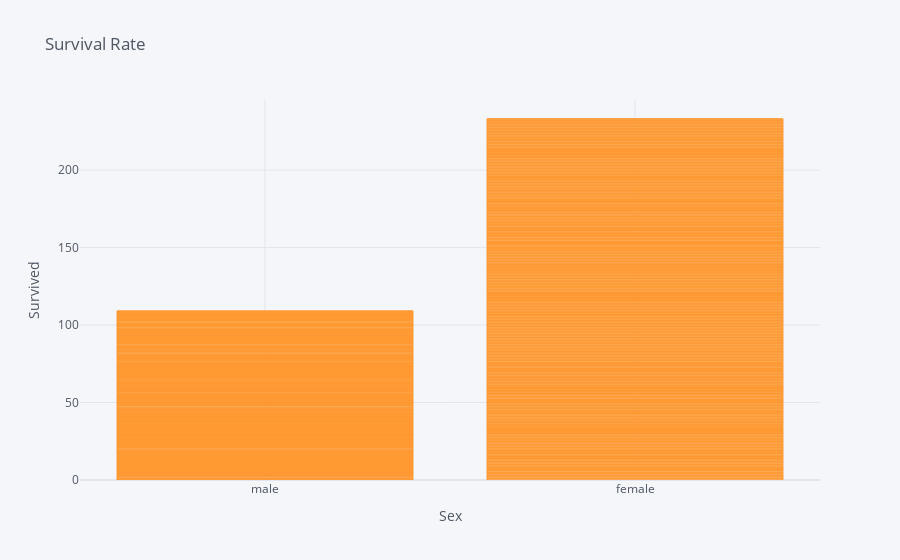

Notebook code cell kept with this figure:
### Code cell
titanic.iplot(kind='bar', x='sex', y='survived', title='Survival Rate', xTitle='Sex', yTitle="Survived", color="orange")

### Figure 1 — Plotly figure (JSON) as saved in the notebook; plotly's stock layout.template omitted (floating-point values rounded to 4 significant figures; data arrays with more than 128 entries replaced by an {"elided": "..."} marker saying what was removed)
{"data": [{"marker": {"color": "rgba(255, 153, 51, 0.6)", "line": {"color": "rgba(255, 153, 51, 1.0)", "width": 1}}, "name": "survived", "orientation": "v", "text": "", "type": "bar", "x": {"elided": "891 str values"}, "y": {"elided": "891 int values"}}], "layout": {"legend": {"bgcolor": "#F5F6F9", "font": {"color": "#4D5663"}}, "paper_bgcolor": "#F5F6F9", "plot_bgcolor": "#F5F6F9", "title": {"font": {"color": "#4D5663"}, "text": "Survival Rate"}, "xaxis": {"gridcolor": "#E1E5ED", "showgrid": true, "tickfont": {"color": "#4D5663"}, "title": {"font": {"color": "#4D5663"}, "text": "Sex"}, "zerolinecolor": "#E1E5ED"}, "yaxis": {"gridcolor": "#E1E5ED", "showgrid": true, "tickfont": {"color": "#4D5663"}, "title": {"font": {"color": "#4D5663"}, "text": "Survived"}, "zerolinecolor": "#E1E5ED"}}}
